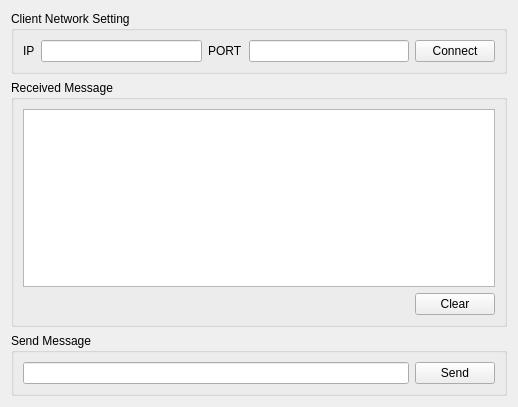
<?xml version="1.0" encoding="UTF-8"?>
<ui version="4.0">
 <class>Widget</class>
 <widget class="QWidget" name="Widget">
  <property name="geometry">
   <rect>
    <x>0</x>
    <y>0</y>
    <width>518</width>
    <height>407</height>
   </rect>
  </property>
  <property name="windowTitle">
   <string>Widget</string>
  </property>
  <layout class="QVBoxLayout" name="verticalLayout">
   <item>
    <widget class="QGroupBox" name="groupBox">
     <property name="title">
      <string>Client Network Setting</string>
     </property>
     <layout class="QHBoxLayout" name="horizontalLayout">
      <item>
       <widget class="QLabel" name="label">
        <property name="text">
         <string>IP</string>
        </property>
       </widget>
      </item>
      <item>
       <widget class="QLineEdit" name="le1"/>
      </item>
      <item>
       <widget class="QLabel" name="label_2">
        <property name="text">
         <string>PORT</string>
        </property>
       </widget>
      </item>
      <item>
       <widget class="QLineEdit" name="le2"/>
      </item>
      <item>
       <widget class="QPushButton" name="pb1">
        <property name="text">
         <string>Connect</string>
        </property>
       </widget>
      </item>
     </layout>
    </widget>
   </item>
   <item>
    <widget class="QGroupBox" name="groupBox_3">
     <property name="title">
      <string>Received Message</string>
     </property>
     <layout class="QVBoxLayout" name="verticalLayout_2">
      <item>
       <widget class="QListWidget" name="lw"/>
      </item>
      <item>
       <layout class="QHBoxLayout" name="horizontalLayout_3">
        <item>
         <spacer name="horizontalSpacer">
          <property name="orientation">
           <enum>Qt::Orientation::Horizontal</enum>
          </property>
          <property name="sizeHint" stdset="0">
           <size>
            <width>40</width>
            <height>20</height>
           </size>
          </property>
         </spacer>
        </item>
        <item>
         <widget class="QPushButton" name="pb2">
          <property name="text">
           <string>Clear</string>
          </property>
         </widget>
        </item>
       </layout>
      </item>
     </layout>
    </widget>
   </item>
   <item>
    <widget class="QGroupBox" name="groupBox_4">
     <property name="title">
      <string>Send Message</string>
     </property>
     <layout class="QHBoxLayout" name="horizontalLayout_2">
      <item>
       <widget class="QLineEdit" name="le3"/>
      </item>
      <item>
       <widget class="QPushButton" name="pb3">
        <property name="text">
         <string>Send</string>
        </property>
       </widget>
      </item>
     </layout>
    </widget>
   </item>
  </layout>
 </widget>
 <resources/>
 <connections/>
</ui>
